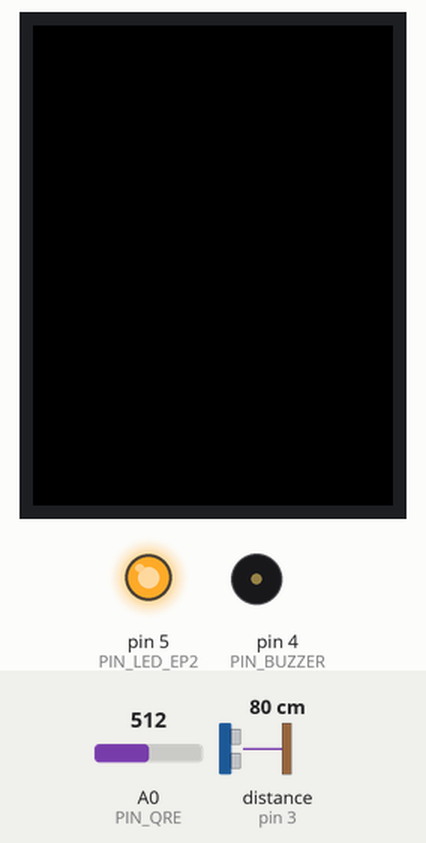
Bench run of a sketch on a simulated Arduino Mega 2560, built with avr-gcc and run on an emulated ATmega2560. Shown: 240×320 colour display, output pins drawn as LEDs (lit = HIGH), buzzer (waves = sounding). Wiring (inferred from the names in the program): ultrasonic range finder: trigger pin 2; echo pin 3. Inputs (shaded band) come from the test bench; at power-on: distance to the obstacle (sensor on pin 3) 80 cm, A0 (PIN_QRE) = 512. The echo pulse lasts 58.3 µs per cm; pins used as bus, display or sensor lines are not drawn; what the sketch prints to the serial monitor is not drawn.

Above: at 3.4 s.
3.5 s: distance to the obstacle (sensor on pin 3) set to 67 cm
5.6 s: distance to the obstacle (sensor on pin 3) set to 56 cm
At 7.7 s:
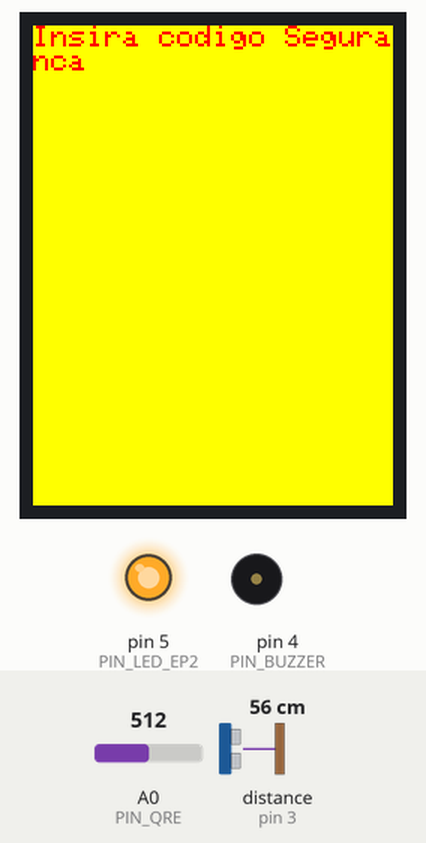
At 18.8 s:
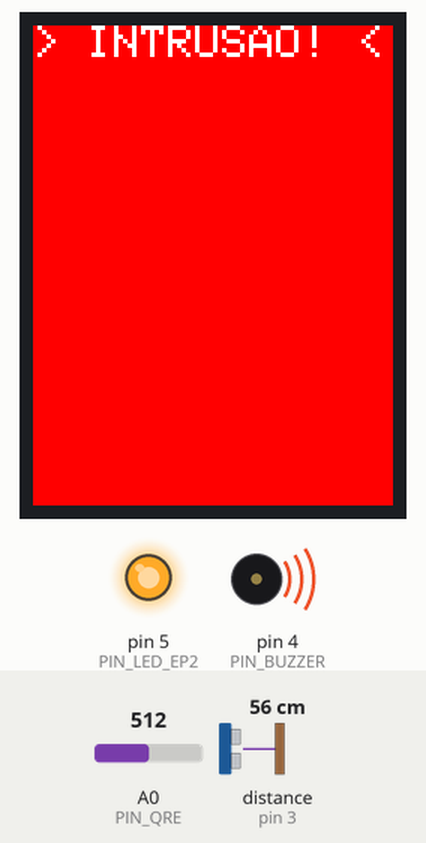
Timing chart, 0 to 19.2 s (numbered marks = the images above; inputs shaded):
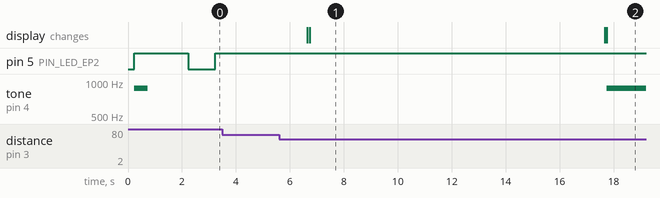

Measured:
- the behaviour switches between 62 and 61 cm on distance to the obstacle (sensor on pin 3) (found by bisection; images 0 and 1)
- after the input at 3.5 s, every drawn part: stays the same
- after the input at 5.6 s, tone on pin 4 (PIN_BUZZER): silent → 880 Hz after 12.1 s; the display: first changes after 1.1 s (image 1 shows a later state)
- what the display in image 1 shows lasts 11.0 s, from 6.7 s to 17.7 s

The sketch:

PL2_PL_GRUPO8_AULA1.ino
```cpp
/**
 * @file PL2_PL_GRUPO8_AULA1.ino
 * @brief SMART HOME - EP1 + EP2
 * @date 03/01/2018
 * @authors Afonso Santos (nr. 2130653) & Natanael Godinho (nr. 2110634)
 * @state OK; após testes do Professor
 */

/**
 * LIGAÇÕES: @Arduino 'Mega 2560'
 * 5 V -> USB
 * GND -> breadboard
 * Pin A0 -> Sensor reflexão QRE1113/ Pin 3   // EP2
 * Pin 2 -> Sensor ultrassons/ Trig           // EP1
 * Pin 3 -> Sensor ultrassons/ Echo           // EP1
 * Pin 4 -> Buzzer/ +                         // EP1
 * Pin 5 -> LED vermelho                      // EP2
 * Pin 49 -> Res. 1 kOhm + (LCD/ DC-RS) + Res. 2 kOhm + '-'
 * Pin 50 -> LCD/ MISO-SD0
 * Pin 51 -> Res. 1 kOhm + (LCD/ MOSI-SDI) + Res. 2 kOhm + '-'
 * Pin 52 -> Res. 1 kOhm + (LCD/ SCK) + Res. 2 kOhm + '-'
 * Pin 53 -> Res. 1 kOhm + (LCD/ CS) + Res. 2 kOhm + '-'
 *
 * @Sensor reflexão 'QRE1113'
 * 1 -> 5 V + R1 (130 kOhm) + '-'
 * 2 -> GND
 * 3 -> V_out + (Arduino/A0) + R2 (10 kOhm) + '-'
 * 4 -> GND
 *
 * @Sensor ultrassons 'HC-SR04'
 * VCC -> 5 V
 * GND -> GND
 * Trig -> Arduino/Pin 2
 * Echo -> Arduino/Pin 3
 *
 * @Buzzer
 * + -> Res. 10 kOhm + Arduino/Pin 4
 * - -> GND
 *
 * @ecrã LCD TFT
 * VCC -> 3.3 V
 * GND -> 0 V
 * CS ->       '-' + Res. 2 kOhm + (CS) + Res. 1 kOhm + Arduino/Pin 53
 * RESET -> VCC
 * DC-RS ->    '-' + Res. 2 kOhm + (DC-RS) + Res. 1 kOhm + Arduino/Pin 49
 * MOSI-SDI -> '-' + Res. 2 kOhm + (MOSI-SDI) + Res. 1 kOhm + Arduino/Pin 51
 * SCK ->      '-' + Res. 2 kOhm + (SCK) + Res. 1 kOhm + Arduino/Pin 52
 * LED -> Res. 10 kOhm + VCC             // No datasheet do LCD, indicam para ligar diretamente aos 3.3 V
 * MISO-SD0 -> Arduino/Pin 50
 */

// Bibliotecas extra usadas
#include <SPI.h>
#include <Adafruit_GFX.h>
#include <Adafruit_ILI9341.h>

// LCD: definir os terminais de DC e CS
#define TFT_DC 49
#define TFT_CS 53

// Atribuição dos pinos do Arduino
const int PIN_QRE = A0;
const int PIN_TRIG = 2;
const int PIN_ECHO = 3;
const int PIN_BUZZER = 4;
const int PIN_LED_EP2 = 5;

// Valores pré-definidos no enunciado
const int FREQ_BUZZER = 880;            // Frequência [Hz]
const float DIST_MIN_ALARM = 61.0;      // Distância mínima [Centímetros]
const int DELTA_T2 = 10000;             // 10 s para acionar o alarme [Segundos]

// Variáveis globais do programa
const int V_MIN_QRE = 400;          // Valor mínimo definido para identificação de reflexão
const int V_MAX_QRE = 850;          // Valor máximo definido para identificação de reflexão
unsigned long tRef2 = 0;                // Varíavel para guardar tempo de referência de contagem dos 10 s
const int DELTA_T1 = 1000;              // Tempo entre medições de distância [Milisegundos]
unsigned long tRef1 = 0;                // Varíavel para guardar tempo de referência entre medições de distância
const float VEL_ULTRASSONS_AR = 58.31;  // Velocidade de propagação dos ultrassons no ar = 343 m/s
                                        // Formula Utilizada D[cm] = deltaT / 58,31 [cms/Microsegundos]
int alarm = 0;       // Varíavel para indicar acionamento do alarme
int intrusao = 0;    // Varíavel para escrever 1 única vez no ecrã
int SECRET = 1234;   // Código do Alarme
float instanteAtual = 0.0;    // Varíavel para guardar o tempo decorrido deste o arranque do Arduino [Milisegundos]
int contagem = 0;       // Contador de ocorrências
int isLocked = 0;       // Varíavel para garantir 1 única ocorrência de cada vez que faz 1 leitura dentro do intervalo definido

// Criar um objeto tft com indicacao dos terminais DC e CS
Adafruit_ILI9341 tft = Adafruit_ILI9341(TFT_CS, TFT_DC);

// Declaração de funções
void funcEp1();
void funcEp2();

void setup() {
  Serial.begin (9600);

  pinMode(PIN_ECHO, INPUT);
  pinMode(PIN_TRIG, OUTPUT);
  pinMode(PIN_LED_EP2, OUTPUT);

  tft.begin();    // inicializar o tft
  tft.fillScreen(ILI9341_BLACK);    // colocar fundo a preto
  tft.setRotation(2);               // definir orientacao da escrita

  digitalWrite(PIN_TRIG, LOW);  // Ao inicializar o sistema o pin Trig deve estar em modo LOW
  delayMicroseconds(2);

  digitalWrite(PIN_LED_EP2, HIGH);

  tone(PIN_BUZZER, FREQ_BUZZER, 500);
  delay(500);                       // Acionar o buzzer por 0,5 segundos inicialmente
  noTone(PIN_BUZZER);

  delay(1500);                      // Para completar os 2 s em que o LED do EP2 deve estar ligado no arranque
  digitalWrite(PIN_LED_EP2, LOW);
}

void loop() {
  funcEp1();        // Função com funcionalidades do EP1
  funcEp2();        // Função com funcionalidades do EP2

  // Para garantir bom funcionamento do sensor ultrasons
  delay(100);
}

void funcEp1() {
  float distance = 0.0;
  long duration = 0;      // Registar a duração do pulso do echo [Microsegundos]
  int secret = 0;

  instanteAtual = millis();       // Contar milisegundos desde o arranque do sistema

  digitalWrite(PIN_TRIG, HIGH);     // Tratar dos Pinos do sensor Ultrasons
  delayMicroseconds(10);
  digitalWrite(PIN_TRIG, LOW);

  if ((instanteAtual - tRef1) >= DELTA_T1 ) {        // Ler distancia a cada segundo
    duration = pulseIn(PIN_ECHO, HIGH);
    distance = ((float)duration / VEL_ULTRASSONS_AR);

    if (alarm == 0 && distance < DIST_MIN_ALARM) {
      Serial.print(distance);     // degug
      Serial.println(" cm");      // degug
      Serial.println("Insira codigo de Seguranca ");
      tRef1 = instanteAtual;
      tRef2 = instanteAtual;
      alarm = 1;
      intrusao = 0;         // Escrever para o ecrã 1 única vez
      tft.fillScreen(ILI9341_YELLOW);
      tft.setCursor(0, 0);
      tft.setTextColor(ILI9341_RED);
      tft.setTextSize(2);
      tft.println("Insira codigo Seguranca ");
    }
  }

  secret = Serial.parseInt();       // Receber texto enviado pela consola da porta série
  if (alarm == 1 && SECRET == secret ){
    noTone(PIN_BUZZER);
    alarm = 0;
    tft.fillScreen(ILI9341_GREEN);      // Escrever para o ecrã
    tft.setCursor(0, 0);
    tft.setTextColor(ILI9341_BLACK);
    tft.setTextSize(2);
    tft.println("OK");
  }

  if (alarm == 1 && (instanteAtual - tRef2) >= DELTA_T2) {
    if (intrusao == 0) {
      tft.setCursor(0, 0);        // Escrever para o ecrã
      tft.fillScreen(ILI9341_RED);
      tft.setTextColor(ILI9341_WHITE);
      tft.setTextSize(3);
      tft.println("> INTRUSAO! <");

      Serial.println(">>>>>>>>> INTRUSÃO! <<<<<<<<<");
      intrusao = 1;
    }
    tone(PIN_BUZZER, FREQ_BUZZER, 0);       // 0, tocar indefinidamente
  }
}

void funcEp2 () {
  int sensorValue = 0;

  sensorValue = analogRead(PIN_QRE);        // Ler valor do Sensor
  Serial.println(sensorValue);   // degug
  //Serial.print("Num. Ocorrencias ");
  //Serial.println(contagem);         // debug

  if (sensorValue > V_MIN_QRE && sensorValue < V_MAX_QRE) {
    if (isLocked == 0) {
      contagem = contagem + 1;
      isLocked = 1;
    }
  } else {
    isLocked = 0;
  }

  // Se o resto da divisão for zero, LED é apagado
  if ((contagem & 1) == 0) {
    digitalWrite(PIN_LED_EP2, LOW);        // Por o LED a Low
  } else {
    digitalWrite(PIN_LED_EP2, HIGH);       // Por o LED a High
  }
}
```
